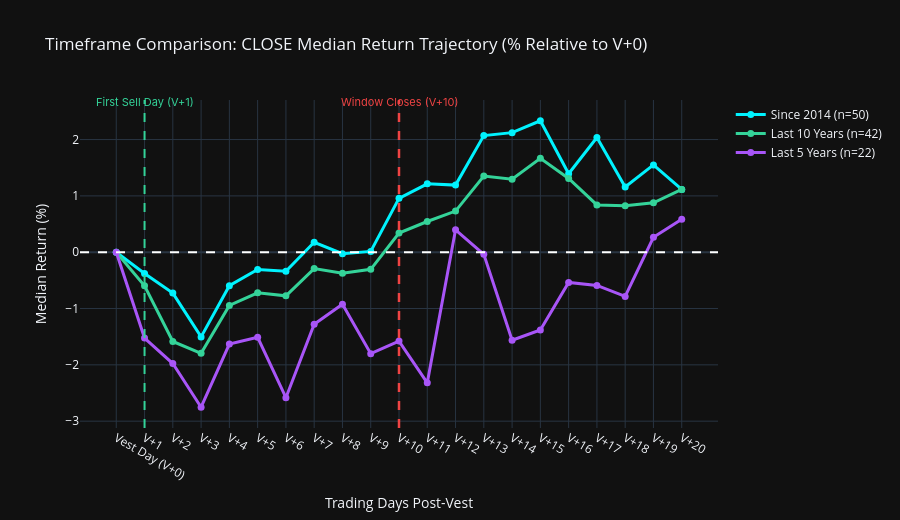

The notebook cell this image was saved under:
### Markdown cell above
## 3. Timeframe Comparison: Since 2014 vs. Last 10 Years vs. Last 5 Years

How has the post-vest dynamics evolved in recent years? We compare performance across the three timeframes.

### Code cell
tf_keys = [('all', 'Since 2014', '#00f2fe'), ('last10y', 'Last 10 Years', '#34d399'), ('last5y', 'Last 5 Years', '#a855f7')]

fig_comp = go.Figure()

for tf_k, tf_lbl, color_hex in tf_keys:
    days_d = results_data[tf_k]['summary_days']
    days_x = [d['day_label'] for d in days_d]
    c_med = [d['close_median'] for d in days_d]
    
    fig_comp.add_trace(go.Scatter(
        x=days_x, y=c_med, mode='lines+markers',
        name=f"{tf_lbl} (n={results_data[tf_k]['n_events']})",
        line=dict(color=color_hex, width=3),
        marker=dict(size=7)
    ))

fig_comp.add_shape(type="line", x0="V+1", x1="V+1", y0=0, y1=1, yref="paper",
                   line=dict(color="#34d399", width=2, dash="dash"))
fig_comp.add_annotation(x="V+1", y=1.02, yref="paper", text="First Sell Day (V+1)",
                        showarrow=False, font=dict(color="#34d399", size=11, family="Inter"))

fig_comp.add_shape(type="line", x0="V+10", x1="V+10", y0=0, y1=1, yref="paper",
                   line=dict(color="#ef4444", width=2.5, dash="dash"))
fig_comp.add_annotation(x="V+10", y=1.02, yref="paper", text="Window Closes (V+10)",
                        showarrow=False, font=dict(color="#ef4444", size=11, family="Inter"))
fig_comp.add_hline(y=0, line_dash="dash", line_color="white")

fig_comp.update_layout(
    title="Timeframe Comparison: CLOSE Median Return Trajectory (% Relative to V+0)",
    xaxis_title="Trading Days Post-Vest",
    yaxis_title="Median Return (%)",
    template="plotly_dark",
    height=520
)
fig_comp.show()

### Figure 1 — Plotly figure (JSON) as saved in the notebook; plotly's stock layout.template omitted (floating-point values rounded to 4 significant figures)
{"data": [{"line": {"color": "#00f2fe", "width": 3}, "marker": {"size": 7}, "mode": "lines+markers", "name": "Since 2014 (n=50)", "type": "scatter", "x": ["Vest Day (V+0)", "V+1", "V+2", "V+3", "V+4", "V+5", "V+6", "V+7", "V+8", "V+9", "V+10", "V+11", "V+12", "V+13", "V+14", "V+15", "V+16", "V+17", "V+18", "V+19", "V+20"], "y": [0.0, -0.3786, -0.7262, -1.503, -0.5946, -0.3055, -0.3376, 0.1762, -0.02733, 0.01403, 0.9561, 1.214, 1.191, 2.07, 2.123, 2.333, 1.393, 2.036, 1.157, 1.55, 1.114]}, {"line": {"color": "#34d399", "width": 3}, "marker": {"size": 7}, "mode": "lines+markers", "name": "Last 10 Years (n=42)", "type": "scatter", "x": ["Vest Day (V+0)", "V+1", "V+2", "V+3", "V+4", "V+5", "V+6", "V+7", "V+8", "V+9", "V+10", "V+11", "V+12", "V+13", "V+14", "V+15", "V+16", "V+17", "V+18", "V+19", "V+20"], "y": [0.0, -0.5962, -1.585, -1.795, -0.9454, -0.7208, -0.7743, -0.2906, -0.3743, -0.3039, 0.3393, 0.545, 0.7297, 1.352, 1.295, 1.668, 1.309, 0.8397, 0.8261, 0.8782, 1.114]}, {"line": {"color": "#a855f7", "width": 3}, "marker": {"size": 7}, "mode": "lines+markers", "name": "Last 5 Years (n=22)", "type": "scatter", "x": ["Vest Day (V+0)", "V+1", "V+2", "V+3", "V+4", "V+5", "V+6", "V+7", "V+8", "V+9", "V+10", "V+11", "V+12", "V+13", "V+14", "V+15", "V+16", "V+17", "V+18", "V+19", "V+20"], "y": [0.0, -1.525, -1.977, -2.752, -1.631, -1.51, -2.583, -1.28, -0.9239, -1.801, -1.578, -2.32, 0.3982, -0.0368, -1.562, -1.38, -0.5371, -0.5907, -0.7852, 0.2649, 0.5841]}], "layout": {"annotations": [{"font": {"color": "#34d399", "family": "Inter", "size": 11}, "showarrow": false, "text": "First Sell Day (V+1)", "x": "V+1", "y": 1.02, "yref": "paper"}, {"font": {"color": "#ef4444", "family": "Inter", "size": 11}, "showarrow": false, "text": "Window Closes (V+10)", "x": "V+10", "y": 1.02, "yref": "paper"}], "height": 520, "shapes": [{"line": {"color": "#34d399", "dash": "dash", "width": 2}, "type": "line", "x0": "V+1", "x1": "V+1", "y0": 0, "y1": 1, "yref": "paper"}, {"line": {"color": "#ef4444", "dash": "dash", "width": 2.5}, "type": "line", "x0": "V+10", "x1": "V+10", "y0": 0, "y1": 1, "yref": "paper"}, {"line": {"color": "white", "dash": "dash"}, "type": "line", "x0": 0, "x1": 1, "xref": "x domain", "y0": 0, "y1": 0, "yref": "y"}], "title": {"text": "Timeframe Comparison: CLOSE Median Return Trajectory (% Relative to V+0)"}, "xaxis": {"title": {"text": "Trading Days Post-Vest"}}, "yaxis": {"title": {"text": "Median Return (%)"}}}}
